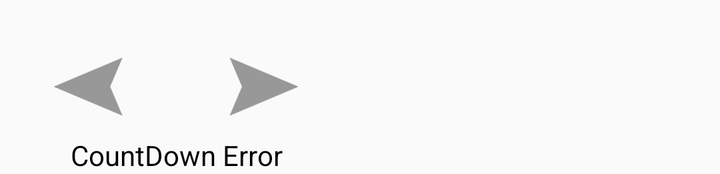
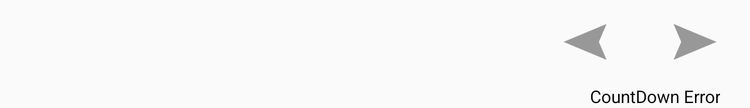

Two renders of one Android screen. The first uses the default layout on a phone; the second uses the alternative layout the repository ships for a different screen configuration, on a matching device. The two XML files are below.
<!-- AndroidManifest.xml: application theme AppTheme -->
<!-- res/layout/header_view_controls.xml -->
<?xml version="1.0" encoding="utf-8"?>
<RelativeLayout xmlns:android="http://schemas.android.com/apk/res/android"
    android:id="@+id/relativelayout_controls_frame"
    android:layout_width="wrap_content"
    android:layout_height="wrap_content"
    android:gravity="center"
    android:visibility="visible" >

    <LinearLayout
        android:id="@+id/linearlayout_buttons"
        android:layout_width="wrap_content"
        android:layout_height="wrap_content"
        android:layout_centerInParent="true" >

        <ImageButton
            android:id="@+id/image_button_previous_talk"
            style="?android:borderlessButtonStyle"
            android:layout_width="wrap_content"
            android:layout_height="wrap_content"
            android:src="@drawable/ic_previous_arrow" />

        <ImageButton
            android:id="@+id/image_button_next_talk"
            style="?android:borderlessButtonStyle"
            android:layout_width="wrap_content"
            android:layout_height="wrap_content"
            android:src="@drawable/ic_next_arrow" />
    </LinearLayout>

    <TextView
        android:id="@+id/textview_stop_time"
        android:layout_width="wrap_content"
        android:layout_height="wrap_content"
        android:layout_alignBottom="@+id/linearlayout_buttons"
        android:layout_alignRight="@+id/linearlayout_buttons"
        android:layout_margin="8dp"
        android:gravity="center_vertical"
        android:text="Stop Time Error"
        android:textAppearance="?android:attr/textAppearanceSmall"
        android:textColor="@color/Text"
        android:visibility="invisible" />

    <TextView
        android:id="@+id/textview_start_time"
        android:layout_width="wrap_content"
        android:layout_height="wrap_content"
        android:layout_alignBottom="@+id/linearlayout_buttons"
        android:layout_alignLeft="@+id/linearlayout_buttons"
        android:layout_margin="8dp"
        android:gravity="center_vertical"
        android:text="Start Time Error"
        android:textAppearance="?android:attr/textAppearanceSmall"
        android:textColor="@color/Text"
        android:visibility="invisible" />

    <TextView
        android:id="@+id/textview_countdown"
        android:layout_width="wrap_content"
        android:layout_height="wrap_content"
        android:layout_alignLeft="@+id/linearlayout_buttons"
        android:layout_alignRight="@+id/linearlayout_buttons"
        android:layout_below="@+id/linearlayout_buttons"
        android:layout_centerHorizontal="true"
        android:gravity="center"
        android:text="CountDown Error"
        android:textColor="@color/Text" />

</RelativeLayout>
<!-- resources referenced by this layout -->
<resources>
  <color name="Text">#50371F</color>
  <!-- drawable ic_next_arrow: png bitmap (drawable-hdpi, 827 bytes) -->
  <!-- drawable ic_previous_arrow: png bitmap (drawable-hdpi, 857 bytes) -->
  <style name="AppTheme" parent="AppBaseTheme">
          
      </style>
  <style name="AppBaseTheme" parent="Theme.AppCompat.Light">
          
      </style>
</resources>
<!-- res/layout-large/header_view_controls.xml (the repository's variant of the layout above) -->
<!-- drawn on a 7-inch tablet held upright -->
<?xml version="1.0" encoding="utf-8"?>
<RelativeLayout xmlns:android="http://schemas.android.com/apk/res/android"
    android:id="@+id/relativelayout_controls_frame"
    android:layout_width="wrap_content"
    android:layout_height="wrap_content"
    android:gravity="right"
    android:visibility="visible" >

    <LinearLayout
        android:id="@+id/linearlayout_buttons"
        android:layout_width="wrap_content"
        android:layout_height="wrap_content"
        android:layout_alignParentRight="true"
        android:layout_alignParentTop="true" >

        <ImageButton
            android:id="@+id/image_button_previous_talk"
            style="?android:borderlessButtonStyle"
            android:layout_width="wrap_content"
            android:layout_height="wrap_content"
            android:src="@drawable/ic_previous_arrow" />

        <ImageButton
            android:id="@+id/image_button_next_talk"
            style="?android:borderlessButtonStyle"
            android:layout_width="wrap_content"
            android:layout_height="wrap_content"
            android:src="@drawable/ic_next_arrow" />
    </LinearLayout>

    <TextView
        android:id="@+id/textview_countdown"
        android:layout_width="wrap_content"
        android:layout_height="wrap_content"
        android:layout_alignLeft="@+id/linearlayout_buttons"
        android:layout_alignRight="@+id/linearlayout_buttons"
        android:layout_below="@+id/linearlayout_buttons"
        android:gravity="right"
        android:layout_marginRight="24dp"
        android:text="CountDown Error"
        android:textColor="@color/Text" />

</RelativeLayout>
